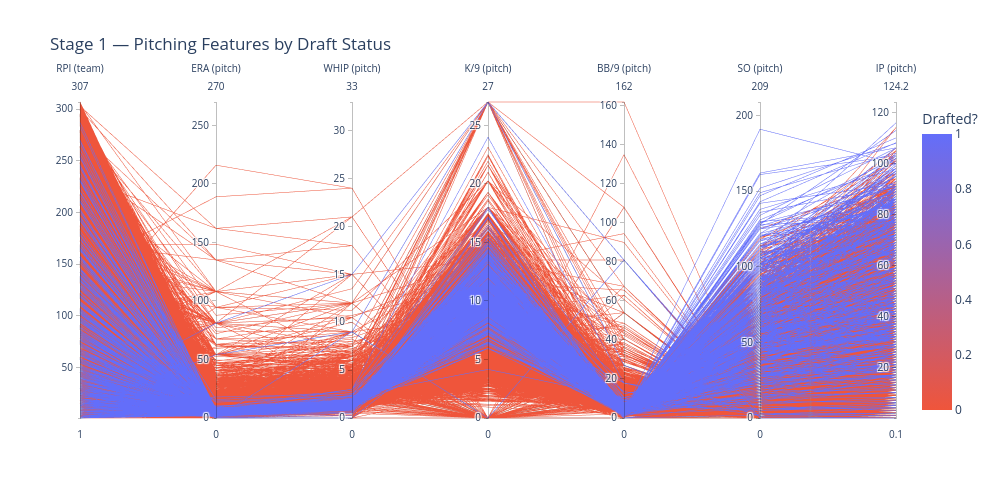

Source (notebook cell):
### Code cell
# Parallel coordinates: pitching features by actual draft status
pcp_features = ['rpi_team', 'era_pitch', 'whip_pitch', 'k/9_pitch', 'bb/9_pitch', 'so_pitch', 'ip_pitch']

plot_pcp(df, pcp_features, 'Drafted?', stage=1, name='pcp_actual', sample=None,
         title='Stage 1 — Pitching Features by Draft Status')

### Figure 1 — Plotly figure (JSON) as saved in the notebook; plotly's stock layout.template omitted (floating-point values rounded to 4 significant figures; data arrays with more than 128 entries replaced by an {"elided": "..."} marker saying what was removed)
{"data": [{"dimensions": [{"label": "RPI (team)", "values": {"elided": "25734 float values"}}, {"label": "ERA (pitch)", "values": {"elided": "25734 float values"}}, {"label": "WHIP (pitch)", "values": {"elided": "25734 float values"}}, {"label": "K/9 (pitch)", "values": {"elided": "25734 float values"}}, {"label": "BB/9 (pitch)", "values": {"elided": "25734 float values"}}, {"label": "SO (pitch)", "values": {"elided": "25734 float values"}}, {"label": "IP (pitch)", "values": {"elided": "25734 float values"}}], "domain": {"x": [0.0, 1.0], "y": [0.0, 1.0]}, "line": {"color": {"elided": "25734 int values"}, "coloraxis": "coloraxis"}, "name": "", "type": "parcoords"}], "layout": {"coloraxis": {"colorbar": {"title": {"text": "Drafted?"}}, "colorscale": [[0.0, "#EF553B"], [1.0, "#636EFA"]]}, "height": 500, "legend": {"tracegroupgap": 0}, "title": {"text": "Stage 1 — Pitching Features by Draft Status"}, "width": 1000}}
